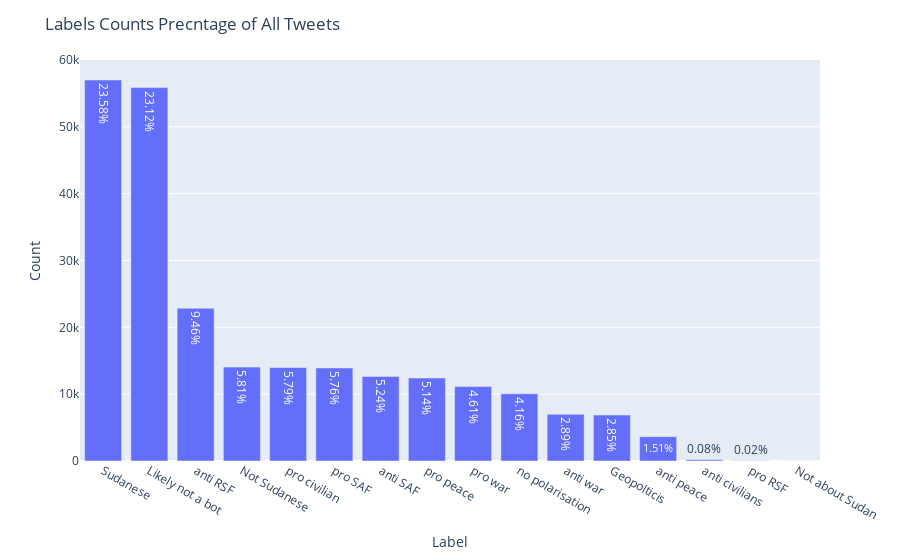

The cell this chart's notebook holds for it:
### Markdown cell above
# Analysis Visulazation
Visulize The results of the analysis

### Code cell
import pandas as pd
import plotly.express as px
import matplotlib.pyplot as plt
import seaborn as sns
import warnings
warnings.filterwarnings('ignore')
sns.set_theme()

pd.set_option('display.max_columns', 500)

#These are binary labels orginally used in the labelling process. Independent of the cohice of binary or tinery labels used for calsification.
binary_labels = ['pro RSF', 'anti RSF', 'anti SAF', 'pro SAF', 'pro peace', 'anti peace', 'pro war', 'anti war', 'pro civilian', 'anti civilians',
                 'no polarisation', 'Geopolticis', 'Sudanese', 'Not Sudanese', 'Likely not a bot', 'Not about Sudan']

#Load the classified data
data = pd.read_parquet('../data/combined_reports_with_preds_final.parquet')

data_copy = data.copy() #Copy of the data to be used for filtering
    

#Filter out the data that is not about Sudan
data = data[data['Not about Sudan'] == 0]

#Plot the binary labels Precentage of the total number of tweets
data = data[binary_labels]
data = data.sum()
data_precentage = data / data.sum()
data = pd.DataFrame({'Label':data.index, 'Count':data.values, 'Percentage':data_precentage.values})
data['Percentage'] = data['Percentage'].apply(lambda x: f'{x:.2%}')
data = data.sort_values('Count', ascending=False)
fig = px.bar(data, x='Label', y='Count', text='Percentage')
fig.update_layout(title='Labels Counts Precntage of All Tweets', xaxis_title='Label', yaxis_title='Count')
fig.show()

#save the plot
fig.write_html('../plots/labels_counts_percentage.html')

### Figure 1 — Plotly figure (JSON) as saved in the notebook; plotly's stock layout.template omitted (floating-point values rounded to 4 significant figures)
{"data": [{"alignmentgroup": "True", "hovertemplate": "Label=%{x}<br>Count=%{y}<br>Percentage=%{text}<extra></extra>", "legendgroup": "", "marker": {"color": "#636efa", "pattern": {"shape": ""}}, "name": "", "offsetgroup": "", "orientation": "v", "showlegend": false, "text": ["23.58%", "23.12%", "9.46%", "5.81%", "5.79%", "5.76%", "5.24%", "5.14%", "4.61%", "4.16%", "2.89%", "2.85%", "1.51%", "0.08%", "0.02%", "0.00%"], "textposition": "auto", "type": "bar", "x": ["Sudanese", "Likely not a bot", "anti RSF", "Not Sudanese", "pro civilian", "pro SAF", "anti SAF", "pro peace", "pro war", "no polarisation", "anti war", "Geopolticis", "anti peace", "anti civilians", "pro RSF", "Not about Sudan"], "xaxis": "x", "y": [56996, 55864, 22852, 14046, 13983, 13919, 12656, 12417, 11132, 10060, 6977, 6877, 3641, 195, 52, 0], "yaxis": "y"}], "layout": {"barmode": "relative", "legend": {"tracegroupgap": 0}, "margin": {"t": 60}, "title": {"text": "Labels Counts Precntage of All Tweets"}, "xaxis": {"anchor": "y", "domain": [0, 1], "title": {"text": "Label"}}, "yaxis": {"anchor": "x", "domain": [0, 1], "title": {"text": "Count"}}}}
